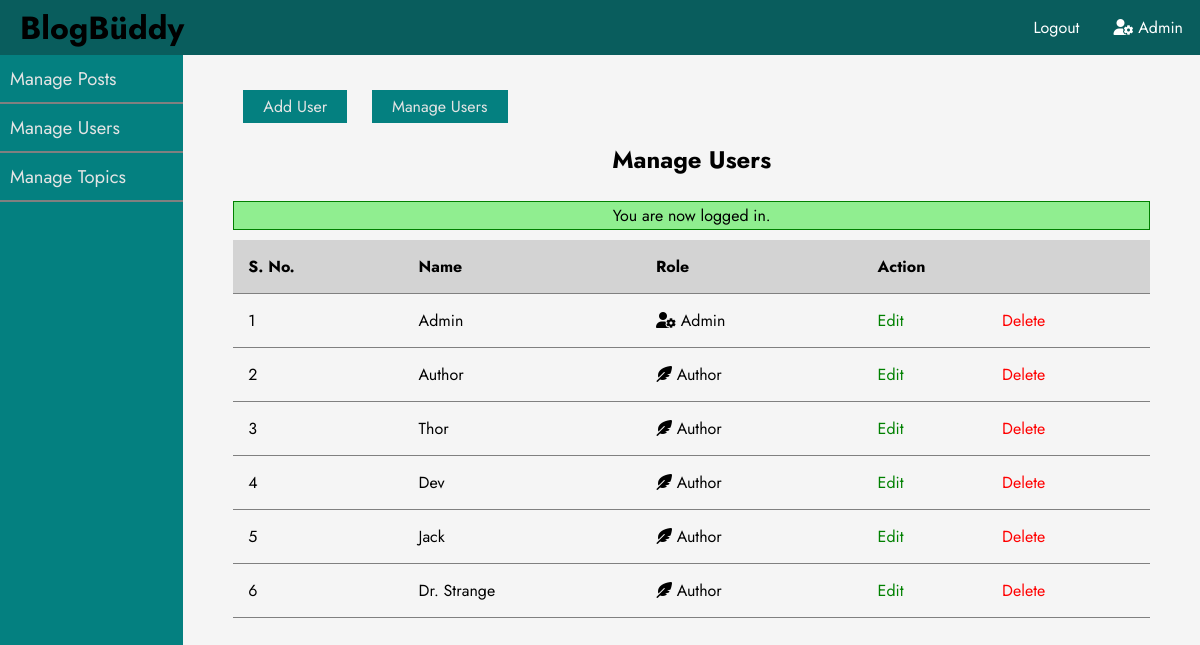
The app's page /admin/user/index.php (signed in) with its own data.
### tables this page shows
CREATE TABLE `users` (
  `id` int(11) NOT NULL,
  `admin` smallint(6) NOT NULL,
  `username` varchar(60) NOT NULL,
  `email` varchar(80) NOT NULL,
  `password` varchar(80) NOT NULL,
  `created_at` timestamp NOT NULL DEFAULT current_timestamp()
);

### app/controllers/users.php (called while the page is built, shortened)
<?php
include("C:/xampp/htdocs/blogbuddy/app/database/db.php");
$table = 'users';
$users = selectAll($table);
?>

### app/database/db.php (called while the page is built, shortened)
<?php
    require("connect.php");
    function selectAll($table, $conditions = [])
    {
        global $conn;
        $sql = "SELECT * FROM $table";
        if(empty($conditions))
        {
            $stmt = $conn->prepare($sql);
            $stmt->execute();
            $records = $stmt->get_result()->fetch_all(MYSQLI_ASSOC);
            return $records;
        }
    }
?>

### admin/user/index.php (the view, shortened to what this page needs)
<?php include("C:/xampp/htdocs/blogbuddy/app/controllers/users.php");
?>
<!DOCTYPE html>
<html lang="en">
<head>
  <link rel="stylesheet" href="https://cdnjs.cloudflare.com/ajax/libs/font-awesome/6.1.1/css/all.min.css" />
  <link rel="stylesheet" type="text/css" href="../../assets/css/admin-style.css">
</head>
<body>
  <?php include("C:/xampp/htdocs/blogbuddy/app/includes/adminHeader.php"); ?>
  <div class="page-wrapper">
      <div class="admin-wrapper">
          <?php include("C:/xampp/htdocs/blogbuddy/app/includes/adminSidebar.php"); ?>
          <div class="admin-content">
            <div class="button-group">
                <a href="create.php" class="btn">Add User</a>
                <a href="index.php" class="btn">Manage Users</a>
            </div>
            <div class="content">
                <h2 class="page-title">Manage Users</h2>
                <?php include("C:/xampp/htdocs/blogbuddy/app/includes/messages.php"); ?>
                <table>
                    <thead>
                        <th>S. No.</th>
                        <th>Name</th>
                        <th>Role</th>
                        <th colspan="2" style="text-align: left;">Action</th>
                    </thead>
                    <tbody>
                        <?php foreach($users as $key => $user): ?>
                            <tr>
                                <td><?php echo $key + 1;?></td>
                                <td><?php echo $user['username']?></td>
                                <td><?php if($user['admin']) {echo '<i class="fa-solid fa-user-gear"></i> Admin';} else{echo '<i class="fa-solid fa-feather-pointed"></i> Author';}?></td>
                                <td><a href="edit.php?id=<?php echo $user['id']?>" class="edit">Edit</a></td>
                                <td><a href="index.php?delete_id=<?php echo $user['id']?>" class="delete">Delete</a></td>
                            </tr>
                            <?php endforeach; ?>
                        </tbody>
                    </table>
            </div>
          </div>
      </div>
  </div>
</body>
</html>

### app/assets/css/admin-style.css (style rules this page uses)
* { font-family: 'Jost', sans-serif; margin: 0px; padding: 0px; box-sizing: border-box; }
:root { --pri-col: teal; --sec-col: black; --tri-col: whitesmoke; --sdw-col: #e4e4e4; }
body { height: 100vh; width: 100%; background: whitesmoke; }
a { text-decoration: none; color: inherit; }
.page-wrapper { height:100%; }
.admin-wrapper { height: 100%; display: flex; }
.admin-content { margin:auto; flex:8; height: 100%; width: fit-content; padding: 40px ; overflow-y: scroll; }
.btn { padding:5px 20px; margin:10px; background-color: rgb(4, 128, 128); color: #e4e4e4; border: none; }
.page-title { margin: 1.5rem; text-align: center; }
table { border-collapse: collapse; width: 100%; text-align: left; }
th, td { padding: 15px; border-bottom: 1px solid grey; }
.edit { color:green; }
.delete { color: red; }

### admin/user/index.php (style rules this page uses)
body { z-index:0; overflow-y:hidden; }
.page-wrapper { height:100%; }
.admin-wrapper { height: 100%; width: 100%; display: flex; position:fixed; top:55px; }
.admin-content { margin:auto; flex:5; height: 100%; width: fit-content; padding: 50px ; padding-top: 40px ; overflow-y: scroll; z-index:1; }
thead { background:lightgrey; }

### records on screen
users: username "Admin", admin 1 (drawn)
users: username "Author", admin 0 (drawn)
users: username "Thor", admin 0 (drawn)
users: username "Dev", admin 0 (drawn)
users: username "Jack", admin 0 (drawn)
users: username "Dr. Strange", admin 0 (drawn)

### other values on screen
$_SESSION['username'] "Admin"
$_SESSION['message'] "You are now logged in."
